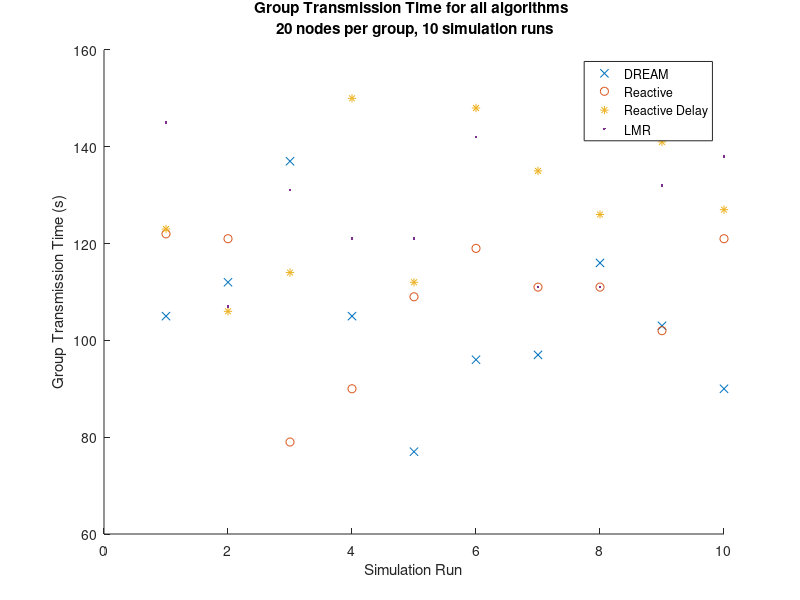
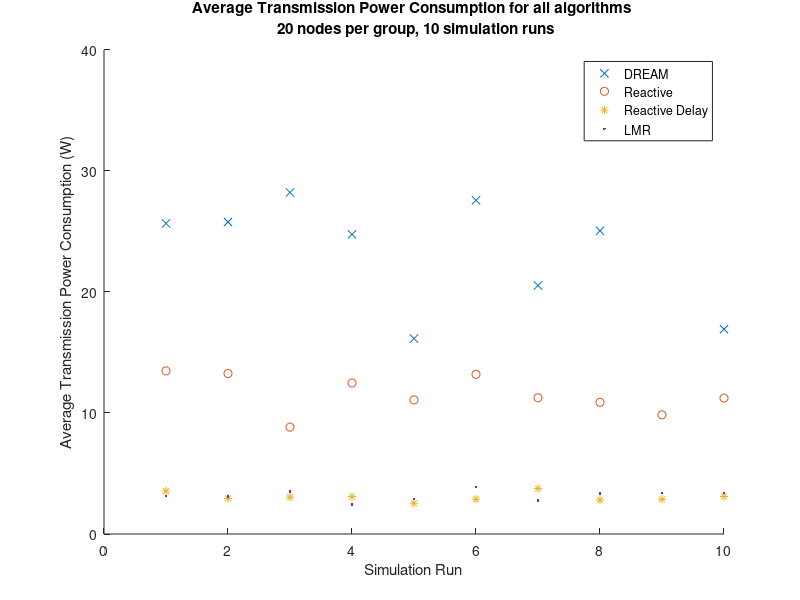
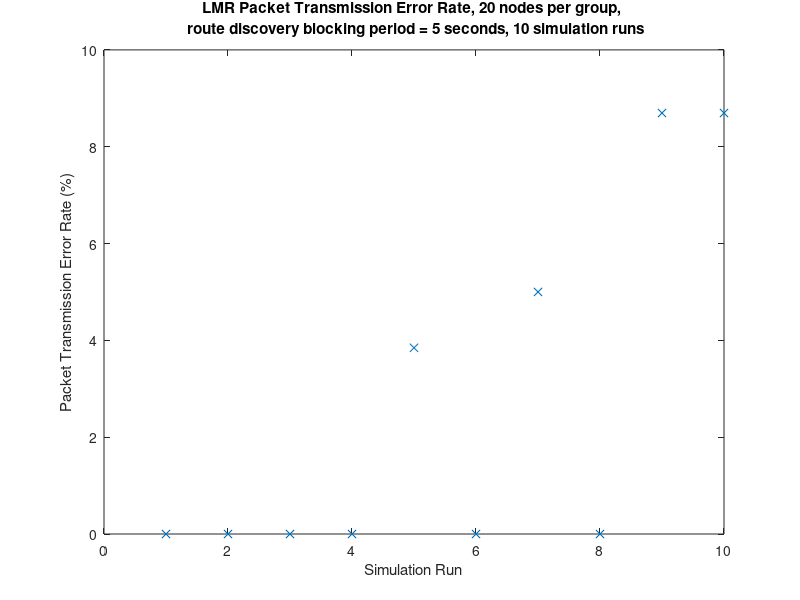

Write the MATLAB code that produced these figures, in order.
clear
close all

% 20 nodes per group results

n = 20;
plot_figs = true;

active={};
reactive={};
reactive_delay={};
lmr={};

active{1} = [ % Active GTT
    105
    112
    137
    105
    77
    96
    97
    116
    103
    90
    ];

active{2} = mean(active{1}); % Mean GTT
active{3} = median(active{1}); % Median GTT
active{4} = range(active{1}); % Range of GTT values

active{5} = [ % Average Transmission Power Consumption (ATPC)
    2.566500e+01
    2.577875e+01
    2.821500e+01
    2.475750e+01
    1.615125e+01
    2.757500e+01
    2.053125e+01
    2.505250e+01
    3.763375e+01
    1.692625e+01
    ];

active{6} = mean(active{5}); % Mean ATPC
active{7} = median(active{5}); % Median ATPC
active{8} = range(active{5}); % Range

active{9} = [ % Simulation times
    10.665851
    9.456985
    9.908964
    9.519795
    8.208397
    8.658922
    8.343997
    8.894727
    9.101123
    8.060856
    ];

active{10} = mean(active{9}); % Mean simulation time

reactive{1} = [ % Reactive GTT
    122
    121
    79
    90
    109
    119
    111
    111
    102
    121
    ];

reactive{2} = mean(reactive{1});
reactive{3} = median(reactive{1}); 
reactive{4} = range(reactive{1});

reactive{5} = [ % Average Transmission Power Consumption (ATPC)
    1.348000e+01
    1.326000e+01
    8.830000
    1.248000e+01
    1.108000e+01
    1.319000e+01
    1.126000e+01
    1.088000e+01
    9.850000
    1.123000e+01
    ];

reactive{6} = mean(reactive{5}); % Mean ATPC
reactive{7} = median(reactive{5}); % Median ATPC
reactive{8} = range(reactive{5}); % Range

reactive{9} = [ % Simulation times
    3.103414
    2.972935
    2.967651
    3.259499
    3.267903
    3.476423
    3.498229
    2.955953
    2.843714
    2.845419
    ];

reactive{10} = mean(reactive{9}); % Mean simulation time

reactive_delay{1} = [ % Reactive_delay GTT
    123
    106
    114
    150
    112
    148
    135
    126
    141
    127
    ];

reactive_delay{2} = mean(reactive_delay{1});
reactive_delay{3} = median(reactive_delay{1});
reactive_delay{4} = range(reactive_delay{1});

reactive_delay{5} = [ % Average Transmission Power Consumption (ATPC)
    3.550000
    2.940000
    3.040000
    3.090000
    2.540000
    2.870000
    3.750000
    2.820000
    2.870000
    3.100000
    ];

reactive_delay{6} = mean(reactive_delay{5}); % Mean ATPC
reactive_delay{7} = median(reactive_delay{5}); % Median ATPC
reactive_delay{8} = range(reactive_delay{5}); % Range

reactive_delay{9} = [ % Simulation times
    3.380407
    2.931737
    3.164343
    3.389246
    3.231362
    3.607554
    3.538174
    3.028552
    3.283915
    3.375532
    ];

reactive_delay{10} = mean(reactive_delay{9}); % Mean simulation time

lmr{1} = [ % LMR GTT
    145
    107
    131
    121
    121
    142
    111
    111
    132
    138
    ];

lmr{2} = mean(lmr{1}); % Mean GTT
lmr{3} = median(lmr{1}); % Median GTT
lmr{4} = range(lmr{1}); % Range

lmr{5} = [ % Average Transmission Power Consumption (ATPC)
    3.150000
    3.095000
    3.500000
    2.430000
    2.880000
    3.872500
    2.770000
    3.352500
    3.382500
    3.397500
    ];

lmr{6} = mean(lmr{5}); % Mean ATPC
lmr{7} = median(lmr{5}); % Median ATPC
lmr{8} = range(lmr{5}); % Range

lmr{9} = [ % Simulation times
    4.294437
    4.092404
    3.849264
    4.448872
    3.813960
    3.978560
    3.734317
    4.797563
    4.493838
    3.876157
    ];

lmr{10} = mean(lmr{9}); % Mean simulation time

lmr{11} = [ % Packet Transmission Error Rate (PTER)
    0
    0
    0
    0
    3.846154
    0
    5
    0
    8.695652
    8.695652
    ];

lmr{12} = mean(lmr{11}); % Mean PTER
lmr{13} = median(lmr{11}); % Median PTER
lmr{14} = range(lmr{11}); % Range

if plot_figs
    
    figure(1)
    hold on
    plot(active{1},'x')
    plot(reactive{1},'o')
    plot(reactive_delay{1},'*')
    plot(lmr{1},'.')
    hold off
    xlabel('Simulation Run')
    ylabel('Group Transmission Time (s)')
%     ylim([0 200])
    legend('DREAM', 'Reactive', 'Reactive Delay', 'LMR', 'Location', 'best')
    str = sprintf('Group Transmission Time for all algorithms \n %d nodes per group, 10 simulation runs',n);
    title(str);
    
    figure(2)
    hold on
    plot(active{5},'x')
    plot(reactive{5},'o')
    plot(reactive_delay{5},'*')
    plot(lmr{5},'.')
    hold off
    xlabel('Simulation Run')
    ylabel('Average Transmission Power Consumption (W)')
    legend('DREAM', 'Reactive', 'Reactive Delay', 'LMR', 'Location', 'best')
    str = sprintf('Average Transmission Power Consumption for all algorithms \n %d nodes per group, 10 simulation runs',n);
    title(str);
    
    figure(3)
    plot(lmr{11},'x')
    xlabel('Simulation Run')
    ylabel('Packet Transmission Error Rate (%)')
    str = sprintf('LMR Packet Transmission Error Rate, %d nodes per group, \n route discovery blocking period = 5 seconds, 10 simulation runs',n);
    title(str);
end
